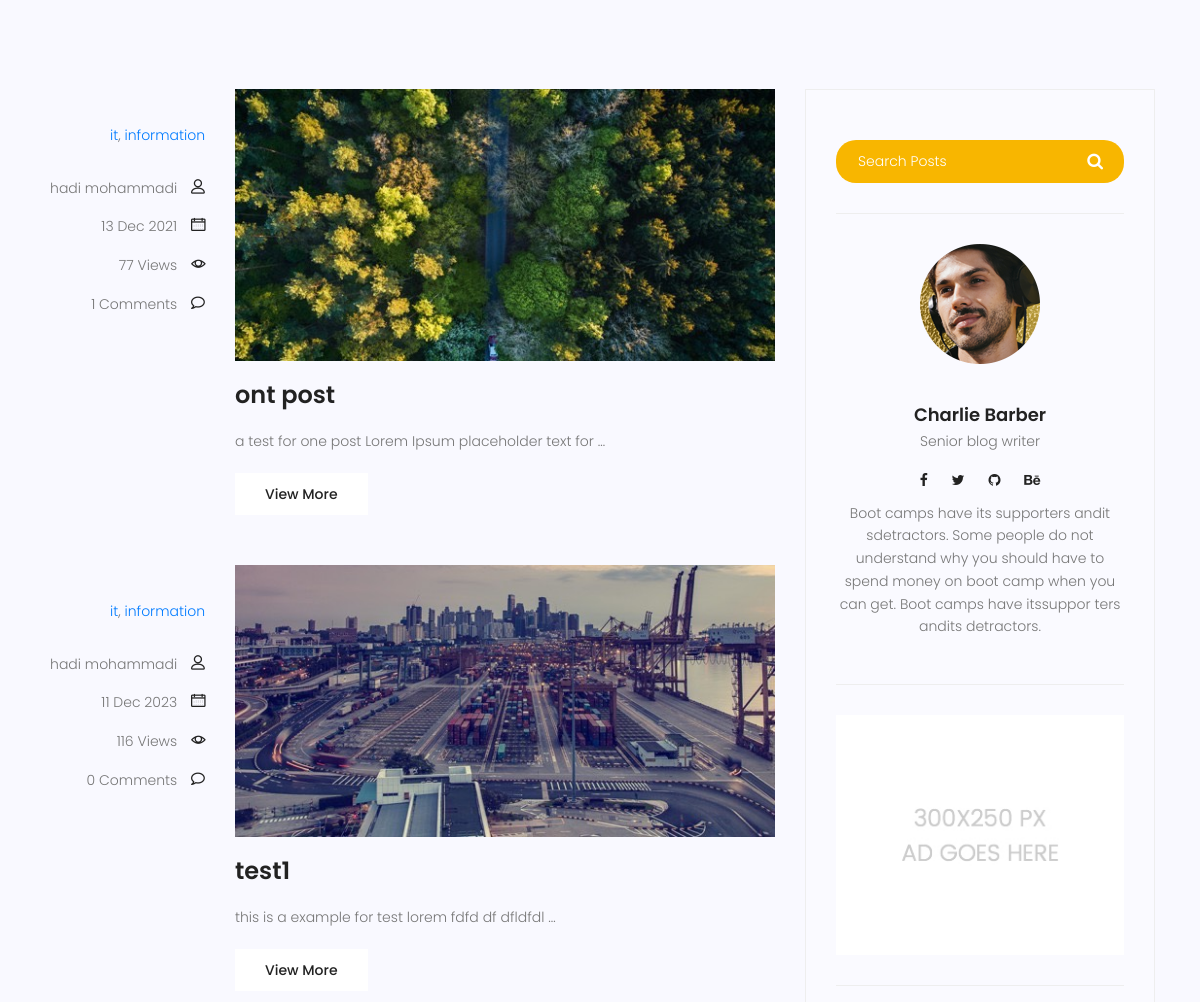
The page /blog/ (middle part) on the database as committed earlier.
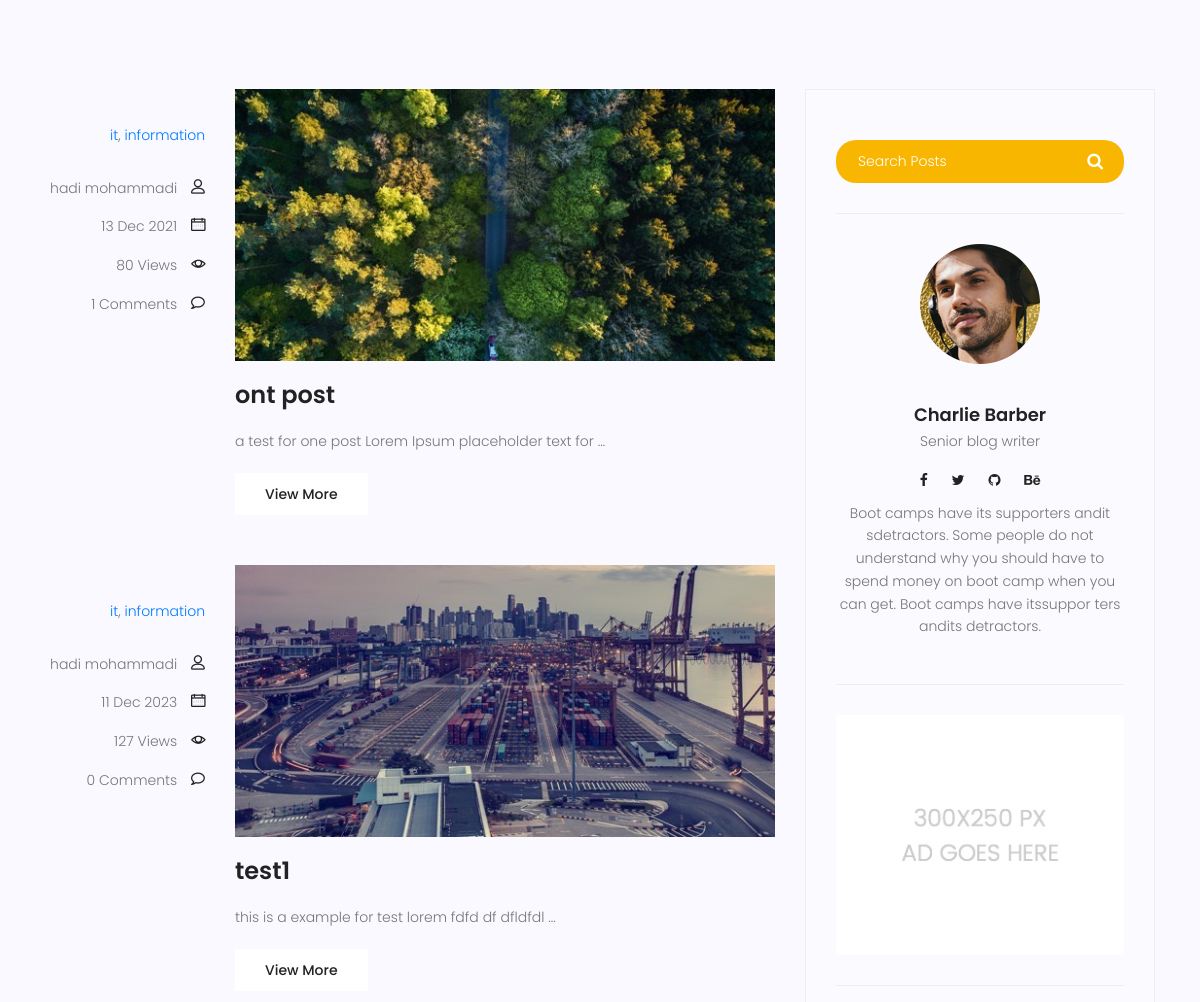
The same page on the database as committed later.
### blog/models.py (models this page shows, shortened)
class Category(models.Model):
    name = models.CharField(max_length=255)
    def __str__(self):
        return self.name

class Post(models.Model):
    image = models.ImageField(upload_to='blog/', default='blog/defult.jpg')
    author = models.ForeignKey(User, on_delete=models.SET_NULL, null=True)
    title = models.CharField(max_length=255)
    content = models.TextField()
    tags = TaggableManager()
    category = models.ManyToManyField(Category)
    login_require=models.BooleanField(default=False)
    counted_views = models.IntegerField(default=0)
    status = models.BooleanField(default=False)
    published_date = models.DateTimeField(null=True)
    created_date = models.DateTimeField(auto_now_add=True)
    updated_date = models.DateTimeField(auto_now=True)
    class Meta:
        ordering = ['created_date']

### blog/views.py (the view)
# urls.py: path('',blog_view, name='index'),
def blog_view(request,**kwargs):
    posts = Post.objects.filter(published_date__lte=timezone.now(), status=1)
    if kwargs.get('cat_name'):
        posts=posts.filter(category__name=kwargs['cat_name'])
    if kwargs.get('authoer_username'):
        posts=posts.filter(author__username=kwargs['author_username'])
    if kwargs.get('tag_name'):
        posts=posts.filter(tags__name__in=[kwargs['tag_name']])
    posts=Paginator(posts,3)
    try:
        page_number=request.GET.get('page')
        posts=posts.get_page(page_number)
    except PageNotAnInteger:
        posts=posts.get_page(1)
    except EmptyPage:
        posts=posts.get_page(1)
    context={'posts':posts}
    return render(request,'blog/blog-home.html',context)

### blog/templatetags/blog_tags.py (called while the page is built)
@register.inclusion_tag('blog/blog-post-categories.html')
def postcategories():
    posts = Post.objects.filter(status=1)
    categories=Category.objects.all()
    cat_dict={}
    for name in categories:
        cat_dict[name]=posts.filter(category=name).count
    return {'categories':cat_dict}

@register.simple_tag(name='comments_count')
def function(pid):
    post=Post.objects.get(pk=pid)
    return Comment.objects.filter(post=post.id,approved=True).count()

### templates/blog/blog-home.html (shortened to what this page needs)
{%extends 'base.html' %}
{% load static %}
{%load blog_tags%}
{%block content %}
<section class="top-category-widget-area pt-90 pb-90 ">
</section>
<section class="post-content-area">
	<div class="container">
		<div class="row">
			<div class="col-lg-8 posts-list">
				{%for post in posts %}
				<div class="single-post row">
					<div class="col-lg-3  col-md-3 meta-details">
						<ul class="tags">
							{%for cat in post.category.all %}
							<a href="{%url 'blog:category' cat_name=cat.name%}">{{cat.name}}</a>{% if not forloop.last %},{%endif%}
							{%endfor%}
						</ul>
						<div class="user-details row">
							<p class="user-name col-lg-12 col-md-12 col-6"><a href="{%url 'blog:author' author_username=post.author.username%}">{{post.author.get_full_name}}</a> <span class="lnr lnr-user"></span></p>
							<p class="date col-lg-12 col-md-12 col-6"><a href="#">{{post.published_date|date:"d M Y"}}</a> <span class="lnr lnr-calendar-full"></span></p>
							<p class="view col-lg-12 col-md-12 col-6"><a href="#">{{post.counted_views}} Views</a> <span class="lnr lnr-eye"></span></p>
							<p class="comments col-lg-12 col-md-12 col-6"><a href="#">{%comments_count post.id%} Comments</a> <span class="lnr lnr-bubble"></span></p>
						</div>
					</div>
					<div class="col-lg-9 col-md-9 ">
						<div class="feature-img">
							<img class="img-fluid" src="{{ post.image.url }}" alt="">
						</div>
						<a class="posts-title" href="{% url 'blog:single' pid=post.id %}"><h3>{{ post.title}}</h3></a>
						<p class="excert">
							{{ post.content|truncatewords:10}}
						</p>
						<a href="{% url 'blog:single' pid=post.id %}" class="primary-btn">View More</a>
					</div>
				</div>
				{% endfor %}
			</div>
			<div class="col-lg-4 sidebar-widgets">
				<div class="widget-wrap">
					{%include 'blog/blog-search.html' %}
					{% include 'blog/blog-writer.html' %}
					{%include 'blog/blog-ads.html'%}
				</div>
			</div>
		</div>
	</div>
</section>
{% endblock %}

### templates/base.html (shortened to what this page needs)
{%load static%}
<!DOCTYPE html>
<html lang="zxx" class="no-js">
<head>
        <link rel="stylesheet" href="{%static 'css/linearicons.css' %}">
        <link rel="stylesheet" href="{%static 'css/font-awesome.min.css' %}">
        <link rel="stylesheet" href="{%static 'css/bootstrap.css' %}">
        <link rel="stylesheet" href="{%static 'css/magnific-popup.css' %}">
        <link rel="stylesheet" href="{%static 'css/jquery-ui.css' %}">
        <link rel="stylesheet" href="{%static 'css/nice-select.css' %}">
        <link rel="stylesheet" href="{%static 'css/animate.min.css' %}">
        <link rel="stylesheet" href="{%static 'css/owl.carousel.css' %}">
        <link rel="stylesheet" href="{%static 'css/main.css' %}">
    </head>
    <body>
        {% block content %}
        {% endblock %}
		</body>
	</html>

### templates/blog/blog-search.html
{%load static %}
<div class="single-sidebar-widget search-widget">
    <form class="search-form" action="{%url 'blog:search'%}">
        <input placeholder="Search Posts" name="s" type="text" onfocus="this.placeholder = ''" onblur="this.placeholder = 'Search Posts'" >
        <button type="submit"><i class="fa fa-search"></i></button>
    </form>
</div>

### templates/blog/blog-writer.html
{%load static%}
    <div class="single-sidebar-widget user-info-widget">
        <img src="{%static 'img/blog/user-info.png' %}" alt="">
        <a href="#"><h4>Charlie Barber</h4></a>
        <p>
            Senior blog writer
        </p>
        <ul class="social-links">
            <li><a href="#"><i class="fa fa-facebook"></i></a></li>
            <li><a href="#"><i class="fa fa-twitter"></i></a></li>
            <li><a href="#"><i class="fa fa-github"></i></a></li>
            <li><a href="#"><i class="fa fa-behance"></i></a></li>
        </ul>
        <p>
            Boot camps have its supporters andit sdetractors. Some people do not understand why you should have to spend money on boot camp when you can get. Boot camps have itssuppor ters andits detractors.
        </p>
    </div>

### templates/blog/blog-ads.html
{%load static%}
<div class="single-sidebar-widget ads-widget">
    <a href="#"><img class="img-fluid" src="{%static 'img/blog/ads-banner.jpg' %}" alt=""></a>
</div>

### templates/blog/blog-post-categories.html (shortened to what this page needs)
{%load static %}

### templates/blog/blog-newletter.html (shortened to what this page needs)
{%load static%}

### statics/css/main.css (style rules this page uses)
body { color: #777777; font-family: "Poppins", sans-serif; font-size: 14px; font-weight: 300; line-height: 1.625em; position: relative; }
ol, ul { margin: 0; padding: 0; list-style: none; }
a { -webkit-transition: all 0.3s ease 0s; -moz-transition: all 0.3s ease 0s; -o-transition: all 0.3s ease 0s; transition: all 0.3s ease 0s; }
a, a:focus, a:hover { text-decoration: none; outline: 0; }
h1, h2, h3, h4, h5, h6 { font-family: "Poppins", sans-serif; color: #222222; line-height: 1.2em !important; margin-bottom: 0; margin-top: 0; font-weight: 600; }
h3, .h3 { font-size: 24px; }
h4, .h4 { font-size: 18px; }
.pt-90 { padding-top: 90px; }
.pb-90 { padding-bottom: 90px; }
h3 { font-size: 24px; }
h4 { font-size: 18px; }
h1, h2, h3, h4, h5, h6 { line-height: 1.5em; }
.primary-btn { background: #f8b600; line-height: 42px; padding-left: 30px; padding-right: 30px; border: none; color: #fff; display: inline-block; font-size: 14px; font-weight: 500; position: relative; -webkit-transition: all 0.3s ease 0s; -moz-transition: all 0.3s ease 0s; -o-transition: all 0.3s ease 0s; transition: all 0.3s ease 0s; cursor: pointer; position: relative; }
.top-category-widget-area { background-color: #f9f9ff; }
.post-content-area { background-color: #f9f9ff; }
.post-content-area .single-post { margin-bottom: 50px; }
.post-content-area .single-post .meta-details { text-align: right; margin-top: 35px; }
.post-content-area .single-post .meta-details .tags { margin-bottom: 30px; }
.post-content-area .single-post .user-name a, .post-content-area .single-post .date a, .post-content-area .single-post .view a, .post-content-area .single-post .comments a { color: #777777; margin-right: 10px; -webkit-transition: all 0.3s ease 0s; -moz-transition: all 0.3s ease 0s; -o-transition: all 0.3s ease 0s; transition: all 0.3s ease 0s; }
.post-content-area .single-post .user-name .lnr, .post-content-area .single-post .date .lnr, .post-content-area .single-post .view .lnr, .post-content-area .single-post .comments .lnr { font-weight: 900; color: #222; }
.post-content-area .single-post .feature-img img { width: 100%; }
.post-content-area .single-post .posts-title h3 { margin: 20px 0px; }
.post-content-area .single-post .excert { margin-bottom: 20px; }
.post-content-area .single-post .primary-btn { background: #fff !important; color: #222 !important; -webkit-transition: all 0.3s ease 0s; -moz-transition: all 0.3s ease 0s; -o-transition: all 0.3s ease 0s; transition: all 0.3s ease 0s; border-radius: 0px !important; }
.posts-list .posts-title h3 { -webkit-transition: all 0.3s ease 0s; -moz-transition: all 0.3s ease 0s; -o-transition: all 0.3s ease 0s; transition: all 0.3s ease 0s; }
.sidebar-widgets { padding-bottom: 120px; }
.widget-wrap { background: #fafaff; padding: 20px 0px; border: 1px solid #eee; }
.widget-wrap .single-sidebar-widget { margin: 30px 30px; padding-bottom: 30px; border-bottom: 1px solid #eee; }
.widget-wrap .search-widget form.search-form input[type=text] { color: #fff; padding: 10px 22px; font-size: 14px; border: none; float: left; width: 80%; border-bottom-left-radius: 20px; border-top-left-radius: 20px; background: #f8b600; }
.widget-wrap .search-widget form.search-form button { float: left; width: 20%; padding: 10px; background: #f8b600; color: #fff; font-size: 17px; border: none; cursor: pointer; border-bottom-right-radius: 20px; border-top-right-radius: 20px; }
.widget-wrap .search-widget form.search-form::after { content: ""; clear: both; display: table; }
.widget-wrap .user-info-widget { text-align: center; }
.widget-wrap .user-info-widget a h4 { margin-top: 40px; margin-bottom: 5px; -webkit-transition: all 0.3s ease 0s; -moz-transition: all 0.3s ease 0s; -o-transition: all 0.3s ease 0s; transition: all 0.3s ease 0s; }
.widget-wrap .user-info-widget .social-links li { display: inline-block; margin-bottom: 10px; }
.widget-wrap .user-info-widget .social-links li a { color: #222; padding: 10px; font-size: 14px; -webkit-transition: all 0.3s ease 0s; -moz-transition: all 0.3s ease 0s; -o-transition: all 0.3s ease 0s; transition: all 0.3s ease 0s; }
.widget-wrap .ads-widget img { width: 100%; }

Rows that differ between the two databases and show on the page:
changed Post "ont post": counted_views "77" → "80"
changed Post "test1": counted_views "116" → "127"
